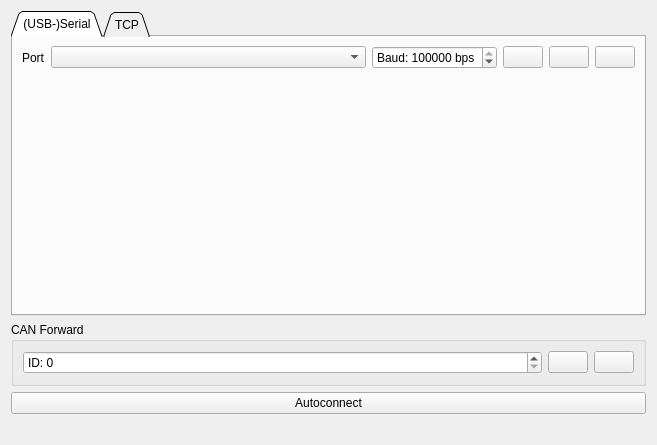
<?xml version="1.0" encoding="UTF-8"?>
<ui version="4.0">
 <class>PageConnection</class>
 <widget class="QWidget" name="PageConnection">
  <property name="geometry">
   <rect>
    <x>0</x>
    <y>0</y>
    <width>657</width>
    <height>445</height>
   </rect>
  </property>
  <property name="windowTitle">
   <string>Form</string>
  </property>
  <layout class="QVBoxLayout" name="verticalLayout">
   <item>
    <widget class="QTabWidget" name="tabWidget">
     <property name="tabPosition">
      <enum>QTabWidget::North</enum>
     </property>
     <property name="tabShape">
      <enum>QTabWidget::Triangular</enum>
     </property>
     <property name="currentIndex">
      <number>0</number>
     </property>
     <widget class="QWidget" name="tab">
      <attribute name="title">
       <string>(USB-)Serial</string>
      </attribute>
      <layout class="QVBoxLayout" name="verticalLayout_2">
       <item>
        <layout class="QHBoxLayout" name="horizontalLayout">
         <item>
          <widget class="QLabel" name="label_2">
           <property name="text">
            <string>Port</string>
           </property>
          </widget>
         </item>
         <item>
          <widget class="QComboBox" name="serialPortBox">
           <property name="sizePolicy">
            <sizepolicy hsizetype="MinimumExpanding" vsizetype="Fixed">
             <horstretch>0</horstretch>
             <verstretch>0</verstretch>
            </sizepolicy>
           </property>
           <property name="toolTip">
            <string>Serial port</string>
           </property>
          </widget>
         </item>
         <item>
          <widget class="QSpinBox" name="serialBaudBox">
           <property name="toolTip">
            <string>Baudrate</string>
           </property>
           <property name="suffix">
            <string> bps</string>
           </property>
           <property name="prefix">
            <string>Baud: </string>
           </property>
           <property name="maximum">
            <number>3000000</number>
           </property>
           <property name="value">
            <number>115200</number>
           </property>
          </widget>
         </item>
         <item>
          <widget class="QPushButton" name="serialRefreshButton">
           <property name="sizePolicy">
            <sizepolicy hsizetype="Fixed" vsizetype="Fixed">
             <horstretch>0</horstretch>
             <verstretch>0</verstretch>
            </sizepolicy>
           </property>
           <property name="toolTip">
            <string>Refresh serial port list</string>
           </property>
           <property name="text">
            <string/>
           </property>
           <property name="icon">
            <iconset resource="../res.qrc">
             <normaloff>:/res/icons/Refresh-96.png</normaloff>:/res/icons/Refresh-96.png</iconset>
           </property>
          </widget>
         </item>
         <item>
          <widget class="QPushButton" name="serialDisconnectButton">
           <property name="sizePolicy">
            <sizepolicy hsizetype="Fixed" vsizetype="Fixed">
             <horstretch>0</horstretch>
             <verstretch>0</verstretch>
            </sizepolicy>
           </property>
           <property name="toolTip">
            <string>Disconnect</string>
           </property>
           <property name="text">
            <string/>
           </property>
           <property name="icon">
            <iconset resource="../res.qrc">
             <normaloff>:/res/icons/Disconnected-96.png</normaloff>:/res/icons/Disconnected-96.png</iconset>
           </property>
          </widget>
         </item>
         <item>
          <widget class="QPushButton" name="serialConnectButton">
           <property name="sizePolicy">
            <sizepolicy hsizetype="Fixed" vsizetype="Fixed">
             <horstretch>0</horstretch>
             <verstretch>0</verstretch>
            </sizepolicy>
           </property>
           <property name="toolTip">
            <string>Connect</string>
           </property>
           <property name="text">
            <string/>
           </property>
           <property name="icon">
            <iconset resource="../res.qrc">
             <normaloff>:/res/icons/Connected-96.png</normaloff>:/res/icons/Connected-96.png</iconset>
           </property>
          </widget>
         </item>
        </layout>
       </item>
       <item>
        <spacer name="verticalSpacer">
         <property name="orientation">
          <enum>Qt::Vertical</enum>
         </property>
         <property name="sizeHint" stdset="0">
          <size>
           <width>20</width>
           <height>322</height>
          </size>
         </property>
        </spacer>
       </item>
      </layout>
     </widget>
     <widget class="QWidget" name="tab_2">
      <attribute name="title">
       <string>TCP</string>
      </attribute>
      <layout class="QVBoxLayout" name="verticalLayout_3">
       <item>
        <layout class="QHBoxLayout" name="horizontalLayout_3">
         <item>
          <widget class="QLabel" name="label">
           <property name="text">
            <string>TCP Server</string>
           </property>
          </widget>
         </item>
         <item>
          <widget class="QLineEdit" name="tcpServerEdit">
           <property name="text">
            <string>192.168.178.62</string>
           </property>
          </widget>
         </item>
         <item>
          <widget class="QSpinBox" name="tcpPortBox">
           <property name="prefix">
            <string>Port: </string>
           </property>
           <property name="maximum">
            <number>65535</number>
           </property>
           <property name="value">
            <number>65102</number>
           </property>
          </widget>
         </item>
         <item>
          <widget class="QPushButton" name="tcpDisconnectButton">
           <property name="sizePolicy">
            <sizepolicy hsizetype="Fixed" vsizetype="Fixed">
             <horstretch>0</horstretch>
             <verstretch>0</verstretch>
            </sizepolicy>
           </property>
           <property name="toolTip">
            <string>Disconnect</string>
           </property>
           <property name="text">
            <string/>
           </property>
           <property name="icon">
            <iconset resource="../res.qrc">
             <normaloff>:/res/icons/Disconnected-96.png</normaloff>:/res/icons/Disconnected-96.png</iconset>
           </property>
          </widget>
         </item>
         <item>
          <widget class="QPushButton" name="tcpConnectButton">
           <property name="sizePolicy">
            <sizepolicy hsizetype="Fixed" vsizetype="Fixed">
             <horstretch>0</horstretch>
             <verstretch>0</verstretch>
            </sizepolicy>
           </property>
           <property name="toolTip">
            <string>Connect</string>
           </property>
           <property name="text">
            <string/>
           </property>
           <property name="icon">
            <iconset resource="../res.qrc">
             <normaloff>:/res/icons/Connected-96.png</normaloff>:/res/icons/Connected-96.png</iconset>
           </property>
          </widget>
         </item>
        </layout>
       </item>
       <item>
        <spacer name="verticalSpacer_2">
         <property name="orientation">
          <enum>Qt::Vertical</enum>
         </property>
         <property name="sizeHint" stdset="0">
          <size>
           <width>20</width>
           <height>273</height>
          </size>
         </property>
        </spacer>
       </item>
      </layout>
     </widget>
    </widget>
   </item>
   <item>
    <widget class="QGroupBox" name="groupBox">
     <property name="title">
      <string>CAN Forward</string>
     </property>
     <layout class="QHBoxLayout" name="horizontalLayout_2">
      <item>
       <widget class="QSpinBox" name="canFwdBox">
        <property name="prefix">
         <string>ID: </string>
        </property>
        <property name="maximum">
         <number>255</number>
        </property>
       </widget>
      </item>
      <item>
       <widget class="QPushButton" name="helpButton">
        <property name="sizePolicy">
         <sizepolicy hsizetype="Fixed" vsizetype="Fixed">
          <horstretch>0</horstretch>
          <verstretch>0</verstretch>
         </sizepolicy>
        </property>
        <property name="toolTip">
         <string>Show help</string>
        </property>
        <property name="text">
         <string/>
        </property>
        <property name="icon">
         <iconset resource="../res.qrc">
          <normaloff>:/res/icons/Help-96.png</normaloff>:/res/icons/Help-96.png</iconset>
        </property>
       </widget>
      </item>
      <item>
       <widget class="QPushButton" name="canFwdButton">
        <property name="sizePolicy">
         <sizepolicy hsizetype="Fixed" vsizetype="Fixed">
          <horstretch>0</horstretch>
          <verstretch>0</verstretch>
         </sizepolicy>
        </property>
        <property name="toolTip">
         <string>Forward communication over CAN-bus</string>
        </property>
        <property name="text">
         <string/>
        </property>
        <property name="icon">
         <iconset resource="../res.qrc">
          <normaloff>:/res/icons/can_off.png</normaloff>
          <normalon>:/res/icons/can_on.png</normalon>:/res/icons/can_off.png</iconset>
        </property>
        <property name="checkable">
         <bool>true</bool>
        </property>
       </widget>
      </item>
     </layout>
    </widget>
   </item>
   <item>
    <widget class="QPushButton" name="autoConnectButton">
     <property name="toolTip">
      <string>Try to automatically connect using the USB connection</string>
     </property>
     <property name="text">
      <string>Autoconnect</string>
     </property>
     <property name="icon">
      <iconset resource="../res.qrc">
       <normaloff>:/res/icons/Wizard-96.png</normaloff>:/res/icons/Wizard-96.png</iconset>
     </property>
     <property name="iconSize">
      <size>
       <width>45</width>
       <height>45</height>
      </size>
     </property>
    </widget>
   </item>
   <item>
    <widget class="QLabel" name="statusLabel">
     <property name="text">
      <string/>
     </property>
     <property name="alignment">
      <set>Qt::AlignCenter</set>
     </property>
    </widget>
   </item>
  </layout>
 </widget>
 <resources>
  <include location="../res.qrc"/>
 </resources>
 <connections/>
</ui>
